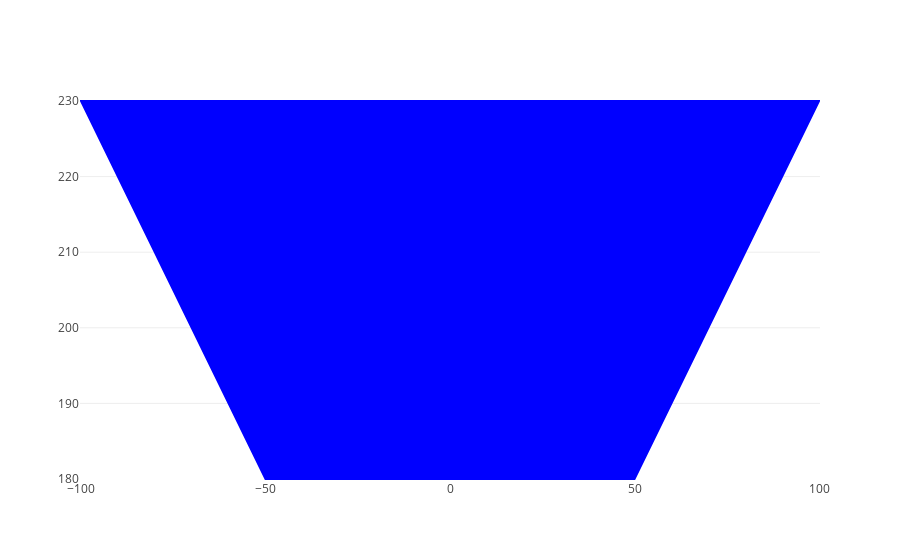

The code cell stored with this chart in its notebook:
### Code cell
fig = go.Figure(data=[{}],
                layout=layout)

offline.iplot(fig)

### Figure 1 — Plotly figure (JSON) as saved in the notebook; plotly's stock layout.template omitted (floating-point values rounded to 4 significant figures)
{"data": [{"type": "scatter", "uid": "c9765aac-77bf-4241-b14d-9588313a91eb"}], "layout": {"shapes": [{"fillcolor": "blue", "line": {"color": "blue"}, "path": "M 100.0,230 L 50.0,180 L -50.0,180 L -100.0,230 Z", "type": "path"}]}}
